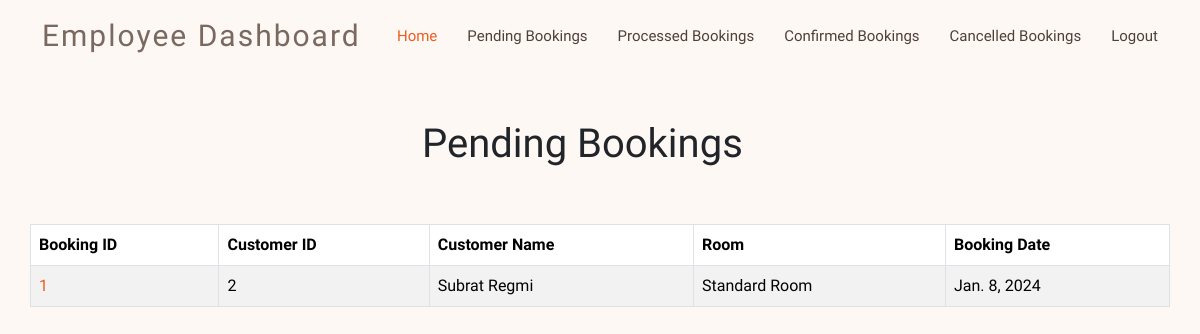
Before: /employee/pending_bookings/ (signed in) with the older database file.
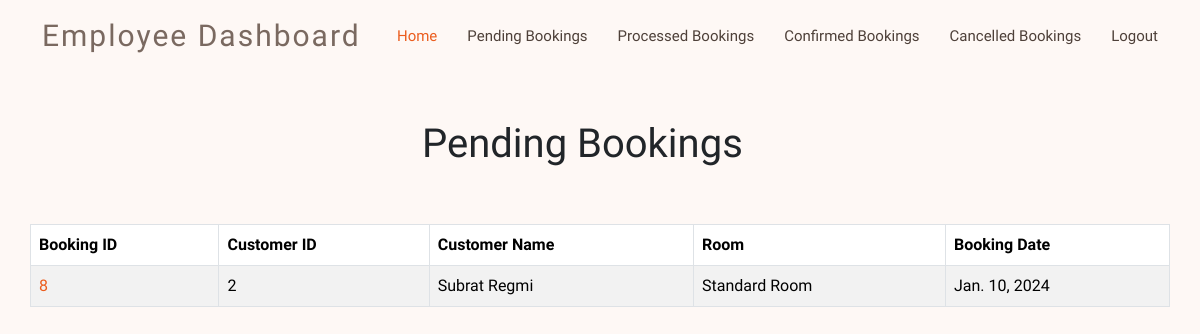
After: the same page with the newer database file.
### shared/models.py (models this page shows, shortened)
class Booking(models.Model):
    MealPlan = (
        ('Not Selected', 'None'),
        ('Meal Plan 1', 'Dinner'),
        ('Meal Plan 2', 'Dinner and Breakfast'),
        ('Meal Plan 3', 'Dinner, Breakfast, and Lunch'),
    )
    Branch = (
        ('Branch 1', 'Branch 1'),
        ('Branch 2', 'Branch 2'),
        ('Branch 3', 'Branch 3'),
        ('Branch 4', 'Branch 4'),
        ('Branch 5', 'Branch 5'),
    )
    CheckedInStatus = (
        ('True','Checked In'),
        ('False','Not Checked In'),
    )
    room = models.ForeignKey(Room, on_delete=models.CASCADE)
    customer = models.ForeignKey(CustomUser, on_delete=models.CASCADE)
    no_of_rooms = models.PositiveIntegerField(default=1)
    no_of_adults = models.PositiveIntegerField(default = 1)
    no_of_children = models.IntegerField(default = 0)
    checkin_date = models.DateField(default = datetime.now().date())
    checkin_month = models.IntegerField(null = True)
    checkin_day = models.IntegerField(null = True)
    checkout_date = models.DateField(default = datetime.now().date() + timedelta(days=1))
    booking_date = models.DateField(default = datetime.now().date())
    no_of_days = models.IntegerField(blank = True, null = True)
    weeknights = models.IntegerField(null = True)
    weekend_nights = models.IntegerField(null = True)
    lead_time = models.IntegerField(blank = True, null = True)
    meal_plan = models.CharField(max_length=255, choices = MealPlan, default = 'None')
    car_parking = models.BooleanField(default = False)
    branch = models.CharField(max_length=255, choices=Branch, default ='Branch 1')
    children_meal = models.BooleanField(default = False, null = True)
    city_map = models.BooleanField(default = False, null = True)
    tour_guide = models.BooleanField(default = False, null = True)
    airport_pickup = models.BooleanField(default = False, null = True)
    wheelchair = models.BooleanField(default = False, null = True)
    no_of_special_requests = models.IntegerField(null = True)
    dynamic_price = models.DecimalField(max_digits = 10, decimal_places = 2, null = True)
    status = models.BooleanField(null = True)
    processed = models.BooleanField(default = False)
    checked_in_status = models.CharField(null = True,max_length = 20, choices = CheckedInStatus)
    prediction_status = models.BooleanField(null = True)

class CustomUser(AbstractUser):
    email = models.EmailField(unique=True)
    username = models.CharField(max_length=255, unique = True)
    fullname = models.CharField(max_length=255)
    phone_number = models.CharField(max_length=15, blank=True, null=True, validators=[RegexValidator(regex=r'^\d+$', message='Phone number must contain only digits.')])
    is_customer = models.BooleanField(default=False)
    is_employee = models.BooleanField(default=False)
    repeated_guest = models.BooleanField(null  = True, default = False)
    previous_bookings_not_cancelled = models.IntegerField(default=0)
    previous_bookings_cancelled = models.IntegerField(default=0)
    objects = CustomUserManager()
    USERNAME_FIELD = 'email'
    REQUIRED_FIELDS = ['username', 'fullname']

class Room(models.Model):
    name = models.CharField(max_length=50)
    price = models.DecimalField(max_digits=5, default = 0, decimal_places=2)
    description = models.CharField(max_length=250, blank = True, null = True)
    image = models.ImageField(upload_to = 'uploads/rooms', null=True)
    max_capacity = models.PositiveIntegerField(null = True)

### employee/views.py (the view)
# urls.py: path('pending_bookings/', views.pending_bookings, name = 'pending_bookings'),
@login_required(login_url="login_emp")
def pending_bookings(request):
    bookings = Booking.objects.filter(processed = False, status = None)
    return render(request, 'employee/pending_bookings.html', {'bookings':bookings})

### employee/templates/employee/pending_bookings.html (shortened to what this page needs)
{% extends "employee/base_emp.html" %}
{% block content %}
<div class = 'container'>
    <br/><br/>
    <div class = "row">
    <div class = 'col-4 offset-4'><h1>Pending Bookings</h1></div>
    </div>
    <br/><br/>
    <div class = "row">
    {% if bookings %}
    <table class="table table-striped table-bordered">
    <thead>
      <tr>
        <th scope="col">Booking ID</th>
        <th scope ="col">Customer ID</th>
        <th scope ="col">Customer Name</th>
        <th scope="col">Room</th>
        <th scope="col">Booking Date</th>
      </tr>
    </thead>
    <tbody>
        {% for booking in  bookings  %}
      <tr>
        <td><a href = {% url "booking_details_emp" booking.id %}>{{booking.id}}</a></td>
        <td>{{booking.customer.id}}</td>
        <td>{{booking.customer.fullname}}</td>
        <td>{{booking.room.name}}</td>
        <td>{{booking.booking_date}}</td>
      </tr>
      {% endfor %}
    </tbody>
  </table>
  {% endif %}
</div>
</div>
{% endblock content %}

Changed rows visible on the page:
no longer on this page (row edited): Booking: id "1", customer.id "2", customer.fullname "Subrat Regmi", room.name "Standard Room", booking_date "Jan. 8, 2024"
added Booking: id "8", customer.id "2", customer.fullname "Subrat Regmi", room.name "Standard Room", booking_date "Jan. 10, 2024"
